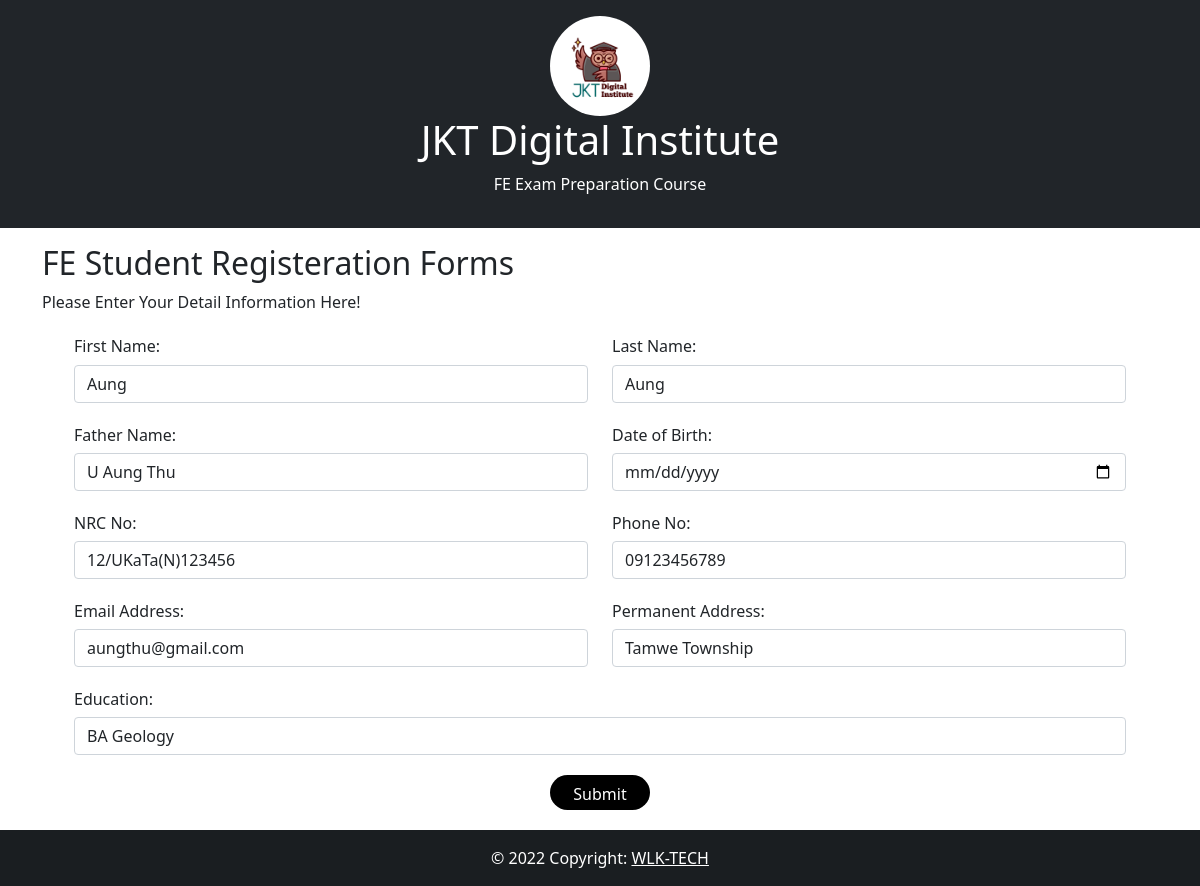
Screenshot of /update/2 with the database file from the repository.
### polls/models.py (models this page shows)
class Polls(models.Model):
    firstname = models.CharField(max_length=255)
    lastname =models.CharField(max_length=255)
    fathername = models.CharField(max_length=255)
    dateofbirth = models.CharField(max_length=255)
    nrcno = models.CharField(max_length=255)
    contactno = models.CharField(max_length=255)
    emailAddress=models.CharField(max_length=255)
    pAddress = models.CharField(max_length=255)
    edu = models.CharField(max_length=255)

### polls/views.py (the view)
# urls.py: path('update/<int:id>', views.update, name='update'),
def update(request, id):
  mypoll = Polls.objects.get(id=id)
  template = loader.get_template('update.html')
  context = {
    'mypoll': mypoll,
  }
  return HttpResponse(template.render(context, request))

### polls/templates/update.html (shortened to what this page needs)
<!DOCTYPE html>
<html lang="en">
<head>
    {% load static %}
      <link rel="stylesheet" href="{% static 'bootstrap.min.css'%}">
      <link rel="stylesheet" href="{% static 'bootstrap.bundle.min.js'%}">
      <link rel="stylesheet" href="{% static 'update.css'%}">
</head>
<body>
    <div class="container-fluid p-3 bg-dark text-white text-center">
        <img src="{% static 'logo.jpg'%}" width="100px" alt="">
        <h1>JKT Digital Institute</h1>
        <p>FE Exam Preparation Course</p>
      </div>
      <div class="container mt-3">
        <h2 class="">FE Student Registeration Forms</h2>
        <p>Please Enter Your Detail Information Here!</p>
        <form action="uppdaterecord/{{ mypoll.id }}" method="post">
          <div class="row">
            <div class="col">
              <label for=""><h6>First Name: </h6></label>
              <input type="text" class="form-control" placeholder="Enter First Name:" name="first" value="{{ mypoll.firstname }}">
            </div>
            <div class="col">
              <label for=""><h6>Last Name: </h6></label>
              <input type="text"  class="form-control" placeholder="Enter Last Name:" name="last " value="{{ mypoll.lastname }}">
            </div>
          </div>
          <div class="row">
            <div class="col">
              <label for=""><h6>Father Name: </h6></label>
              <input type="text" class="form-control" placeholder="Enter Father Name:" name="father" value="{{ mypoll.fathername }}">
            </div>
            <div class="col">
              <label for=""><h6>Date of Birth: </h6></label>
              <input type="date" class="form-control" placeholder="Name" name="dob" value="{{ mypoll.dateofbirth }}">
            </div>
          </div>
          <div class="row">
            <div class="col">
              <label for=""><h6>NRC No: </h6></label>
              <input type="text" class="form-control" placeholder="Enter Your NRC No:" name="nrc" value="{{ mypoll.nrcno }}">
            </div>
            <div class="col">
              <label for=""><h6>Phone No: </h6></label>
              <input type="text" class="form-control" placeholder="Enter Your Phone Number: " name="contact" value="{{ mypoll.contactno }}">
            </div>
          </div>
          <div class="row">
            <div class="col">
              <label for=""><h6>Email Address: </h6></label>
              <input type="email" class="form-control" placeholder="Enter Your Email:" name="email" value="{{ mypoll.emailAddress }}">
            </div>
            <div class="col">
              <label for=""><h6>Permanent Address: </h6></label>
              <input type="text" class="form-control" placeholder="Enter Your Address:" name="address" value="{{ mypoll.pAddress }}">
            </div>
          </div>
          <div class="row">
            <div class="col">
              <label for=""><h6>Education: </h6></label>
              <input type="text" class="form-control" placeholder="Enter Your Education Level: " name="edu" value="{{ mypoll.edu }}">
            </div>
          </div>
          <div class="row">
              <input class="btn" type="submit" name="submit" >
          </div>
        </form>
      </div>
      <footer class="bg-dark text-center text-white">
        <div class="text-center p-3" style="background-color: rgba(0, 0, 0, 0.2);">
          © 2022 Copyright:
          <a class="text-white" href="https://wlktech.github.io/">WLK-TECH</a>
        </div>
      </footer>
</body>
</html>

### polls/static/update.css (style rules this page uses)
.row { margin: 20px; }
img { border-radius: 50%; }
.btn { width: 100px; height: 35px; border-radius: 20px; margin: auto; background-color: black; color: #fff; }

### rows the page displays
Polls: first "Aung", lastname "Aung", father "U Aung Thu", nrc "12/UKaTa(N)123456", contact "09123456789", email "aungthu@gmail.com", address "Tamwe Township", edu "BA Geology"
